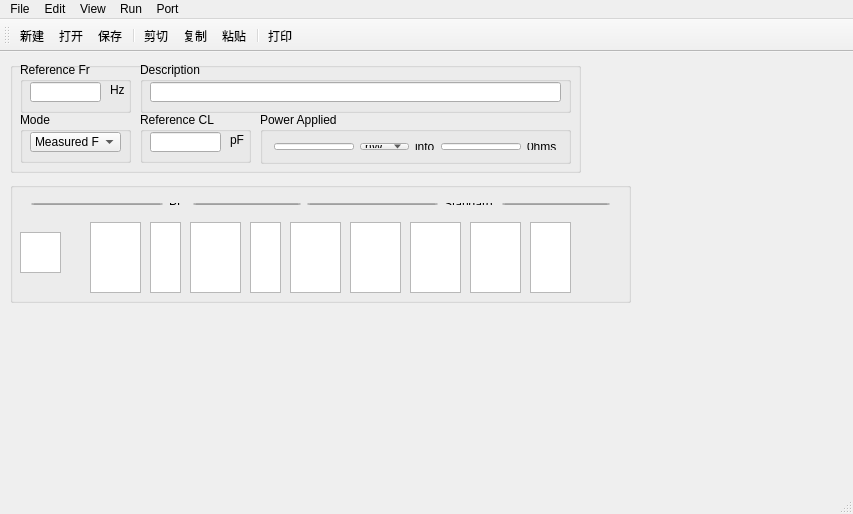
<?xml version="1.0" encoding="UTF-8"?>
<ui version="4.0">
 <class>MainWindow</class>
 <widget class="QMainWindow" name="MainWindow">
  <property name="geometry">
   <rect>
    <x>0</x>
    <y>0</y>
    <width>853</width>
    <height>514</height>
   </rect>
  </property>
  <property name="windowTitle">
   <string>MainWindow</string>
  </property>
  <widget class="QWidget" name="centralWidget">
   <widget class="QGroupBox" name="groupBox_7">
    <property name="geometry">
     <rect>
      <x>10</x>
      <y>130</y>
      <width>621</width>
      <height>121</height>
     </rect>
    </property>
    <property name="title">
     <string/>
    </property>
    <widget class="QWidget" name="layoutWidget">
     <property name="geometry">
      <rect>
       <x>10</x>
       <y>10</y>
       <width>601</width>
       <height>24</height>
      </rect>
     </property>
     <layout class="QHBoxLayout" name="horizontalLayout_7">
      <item>
       <widget class="QLineEdit" name="lineEdit_7">
        <property name="text">
         <string>Port A</string>
        </property>
        <property name="alignment">
         <set>Qt::AlignCenter</set>
        </property>
        <property name="readOnly">
         <bool>true</bool>
        </property>
       </widget>
      </item>
      <item>
       <layout class="QHBoxLayout" name="horizontalLayout_6">
        <item>
         <widget class="QLabel" name="label_12">
          <property name="text">
           <string>PL:</string>
          </property>
         </widget>
        </item>
        <item>
         <widget class="QLineEdit" name="lineEdit_8">
          <property name="text">
           <string>No Load</string>
          </property>
          <property name="alignment">
           <set>Qt::AlignCenter</set>
          </property>
          <property name="readOnly">
           <bool>true</bool>
          </property>
         </widget>
        </item>
       </layout>
      </item>
      <item>
       <widget class="QLineEdit" name="lineEdit_9">
        <property name="text">
         <string>12.5 0hm PI</string>
        </property>
        <property name="alignment">
         <set>Qt::AlignCenter</set>
        </property>
        <property name="readOnly">
         <bool>true</bool>
        </property>
       </widget>
      </item>
      <item>
       <layout class="QHBoxLayout" name="horizontalLayout_5">
        <item>
         <widget class="QLabel" name="label_11">
          <property name="text">
           <string>Standard:</string>
          </property>
         </widget>
        </item>
        <item>
         <widget class="QLineEdit" name="lineEdit_10">
          <property name="text">
           <string>Internal</string>
          </property>
          <property name="alignment">
           <set>Qt::AlignCenter</set>
          </property>
          <property name="readOnly">
           <bool>true</bool>
          </property>
         </widget>
        </item>
       </layout>
      </item>
     </layout>
    </widget>
    <widget class="QTextEdit" name="textEdit_10">
     <property name="geometry">
      <rect>
       <x>10</x>
       <y>50</y>
       <width>41</width>
       <height>41</height>
      </rect>
     </property>
     <property name="readOnly">
      <bool>true</bool>
     </property>
    </widget>
    <widget class="QTextEdit" name="textEdit_2">
     <property name="geometry">
      <rect>
       <x>140</x>
       <y>40</y>
       <width>31</width>
       <height>71</height>
      </rect>
     </property>
     <property name="readOnly">
      <bool>true</bool>
     </property>
    </widget>
    <widget class="QTextEdit" name="textEdit_4">
     <property name="geometry">
      <rect>
       <x>240</x>
       <y>40</y>
       <width>31</width>
       <height>71</height>
      </rect>
     </property>
     <property name="readOnly">
      <bool>true</bool>
     </property>
    </widget>
    <widget class="QTextEdit" name="textEdit_8">
     <property name="geometry">
      <rect>
       <x>460</x>
       <y>40</y>
       <width>51</width>
       <height>71</height>
      </rect>
     </property>
     <property name="readOnly">
      <bool>true</bool>
     </property>
    </widget>
    <widget class="QTextEdit" name="textEdit_7">
     <property name="geometry">
      <rect>
       <x>400</x>
       <y>40</y>
       <width>51</width>
       <height>71</height>
      </rect>
     </property>
     <property name="readOnly">
      <bool>true</bool>
     </property>
    </widget>
    <widget class="MyTextEdit" name="textEdit_3">
     <property name="geometry">
      <rect>
       <x>180</x>
       <y>40</y>
       <width>51</width>
       <height>71</height>
      </rect>
     </property>
     <property name="readOnly">
      <bool>true</bool>
     </property>
    </widget>
    <widget class="QTextEdit" name="textEdit_5">
     <property name="geometry">
      <rect>
       <x>280</x>
       <y>40</y>
       <width>51</width>
       <height>71</height>
      </rect>
     </property>
     <property name="readOnly">
      <bool>true</bool>
     </property>
    </widget>
    <widget class="QTextEdit" name="textEdit_6">
     <property name="geometry">
      <rect>
       <x>340</x>
       <y>40</y>
       <width>51</width>
       <height>71</height>
      </rect>
     </property>
     <property name="readOnly">
      <bool>true</bool>
     </property>
    </widget>
    <widget class="QTextEdit" name="textEdit_9">
     <property name="geometry">
      <rect>
       <x>520</x>
       <y>40</y>
       <width>41</width>
       <height>71</height>
      </rect>
     </property>
     <property name="readOnly">
      <bool>true</bool>
     </property>
    </widget>
    <widget class="MyTextEdit" name="textEdit">
     <property name="geometry">
      <rect>
       <x>80</x>
       <y>40</y>
       <width>51</width>
       <height>71</height>
      </rect>
     </property>
     <property name="readOnly">
      <bool>true</bool>
     </property>
    </widget>
   </widget>
   <widget class="QGroupBox" name="groupBox_6">
    <property name="geometry">
     <rect>
      <x>10</x>
      <y>10</y>
      <width>571</width>
      <height>111</height>
     </rect>
    </property>
    <property name="title">
     <string/>
    </property>
    <widget class="QGroupBox" name="groupBox_5">
     <property name="geometry">
      <rect>
       <x>130</x>
       <y>0</y>
       <width>431</width>
       <height>51</height>
      </rect>
     </property>
     <property name="title">
      <string>Description</string>
     </property>
     <widget class="QLineEdit" name="lineEdit_Desc">
      <property name="geometry">
       <rect>
        <x>10</x>
        <y>20</y>
        <width>411</width>
        <height>20</height>
       </rect>
      </property>
     </widget>
    </widget>
    <widget class="QGroupBox" name="groupBox_2">
     <property name="geometry">
      <rect>
       <x>130</x>
       <y>50</y>
       <width>111</width>
       <height>51</height>
      </rect>
     </property>
     <property name="title">
      <string>Reference CL</string>
     </property>
     <widget class="QLineEdit" name="lineEdit_77">
      <property name="geometry">
       <rect>
        <x>10</x>
        <y>20</y>
        <width>71</width>
        <height>20</height>
       </rect>
      </property>
     </widget>
     <widget class="QLabel" name="label_3">
      <property name="geometry">
       <rect>
        <x>90</x>
        <y>20</y>
        <width>21</width>
        <height>16</height>
       </rect>
      </property>
      <property name="text">
       <string>pF</string>
      </property>
     </widget>
    </widget>
    <widget class="QGroupBox" name="groupBox">
     <property name="geometry">
      <rect>
       <x>10</x>
       <y>0</y>
       <width>111</width>
       <height>51</height>
      </rect>
     </property>
     <property name="title">
      <string>Reference Fr</string>
     </property>
     <widget class="QLineEdit" name="lineEdit_Fr">
      <property name="geometry">
       <rect>
        <x>10</x>
        <y>20</y>
        <width>71</width>
        <height>20</height>
       </rect>
      </property>
     </widget>
     <widget class="QLabel" name="label">
      <property name="geometry">
       <rect>
        <x>90</x>
        <y>20</y>
        <width>21</width>
        <height>16</height>
       </rect>
      </property>
      <property name="text">
       <string>Hz</string>
      </property>
     </widget>
    </widget>
    <widget class="QGroupBox" name="groupBox_4">
     <property name="geometry">
      <rect>
       <x>250</x>
       <y>50</y>
       <width>311</width>
       <height>52</height>
      </rect>
     </property>
     <property name="title">
      <string>Power Applied</string>
     </property>
     <layout class="QHBoxLayout" name="horizontalLayout">
      <item>
       <widget class="QLineEdit" name="lineEdit_78"/>
      </item>
      <item>
       <widget class="QComboBox" name="comboBox_2">
        <item>
         <property name="text">
          <string>nW</string>
         </property>
        </item>
       </widget>
      </item>
      <item>
       <widget class="QLabel" name="label_13">
        <property name="text">
         <string>into</string>
        </property>
       </widget>
      </item>
      <item>
       <widget class="QLineEdit" name="lineEdit_79"/>
      </item>
      <item>
       <widget class="QLabel" name="label_14">
        <property name="text">
         <string>0hms</string>
        </property>
       </widget>
      </item>
     </layout>
    </widget>
    <widget class="QGroupBox" name="groupBox_3">
     <property name="geometry">
      <rect>
       <x>10</x>
       <y>50</y>
       <width>111</width>
       <height>51</height>
      </rect>
     </property>
     <property name="title">
      <string>Mode</string>
     </property>
     <widget class="QComboBox" name="comboBox">
      <property name="geometry">
       <rect>
        <x>10</x>
        <y>20</y>
        <width>91</width>
        <height>20</height>
       </rect>
      </property>
      <item>
       <property name="text">
        <string>Measured FL</string>
       </property>
      </item>
     </widget>
    </widget>
   </widget>
  </widget>
  <widget class="QMenuBar" name="menuBar">
   <property name="geometry">
    <rect>
     <x>0</x>
     <y>0</y>
     <width>853</width>
     <height>23</height>
    </rect>
   </property>
   <widget class="QMenu" name="menuFile">
    <property name="title">
     <string>File</string>
    </property>
   </widget>
   <widget class="QMenu" name="menuEdit">
    <property name="title">
     <string>Edit</string>
    </property>
   </widget>
   <widget class="QMenu" name="menuView">
    <property name="title">
     <string>View</string>
    </property>
   </widget>
   <widget class="QMenu" name="menuRun">
    <property name="title">
     <string>Run</string>
    </property>
   </widget>
   <widget class="QMenu" name="menuPort">
    <property name="title">
     <string>Port</string>
    </property>
   </widget>
   <addaction name="menuFile"/>
   <addaction name="menuEdit"/>
   <addaction name="menuView"/>
   <addaction name="menuRun"/>
   <addaction name="menuPort"/>
  </widget>
  <widget class="QToolBar" name="mainToolBar">
   <attribute name="toolBarArea">
    <enum>TopToolBarArea</enum>
   </attribute>
   <attribute name="toolBarBreak">
    <bool>false</bool>
   </attribute>
   <addaction name="actionNew"/>
   <addaction name="actionOpen"/>
   <addaction name="actionSave"/>
   <addaction name="separator"/>
   <addaction name="actionCut"/>
   <addaction name="actionCopy"/>
   <addaction name="actionPaste"/>
   <addaction name="separator"/>
   <addaction name="actionPrint"/>
  </widget>
  <widget class="QStatusBar" name="statusBar"/>
  <action name="actionNew">
   <property name="icon">
    <iconset resource="na250b.qrc">
     <normaloff>:/icons/new</normaloff>:/icons/new</iconset>
   </property>
   <property name="text">
    <string>新建</string>
   </property>
   <property name="toolTip">
    <string>新建</string>
   </property>
   <property name="shortcut">
    <string>Ctrl+N</string>
   </property>
  </action>
  <action name="actionOpen">
   <property name="icon">
    <iconset resource="na250b.qrc">
     <normaloff>:/icons/openfile</normaloff>:/icons/openfile</iconset>
   </property>
   <property name="text">
    <string>打开</string>
   </property>
   <property name="toolTip">
    <string>打开</string>
   </property>
   <property name="shortcut">
    <string>Ctrl+O</string>
   </property>
  </action>
  <action name="actionSave">
   <property name="checkable">
    <bool>false</bool>
   </property>
   <property name="icon">
    <iconset resource="na250b.qrc">
     <normaloff>:/icons/saveas</normaloff>:/icons/saveas</iconset>
   </property>
   <property name="text">
    <string>保存</string>
   </property>
   <property name="toolTip">
    <string>保存</string>
   </property>
  </action>
  <action name="actionCut">
   <property name="checkable">
    <bool>false</bool>
   </property>
   <property name="icon">
    <iconset resource="na250b.qrc">
     <normaloff>:/icons/cut</normaloff>:/icons/cut</iconset>
   </property>
   <property name="text">
    <string>剪切</string>
   </property>
   <property name="toolTip">
    <string>剪切</string>
   </property>
  </action>
  <action name="actionCopy">
   <property name="checkable">
    <bool>false</bool>
   </property>
   <property name="icon">
    <iconset resource="na250b.qrc">
     <normaloff>:/icons/copy</normaloff>:/icons/copy</iconset>
   </property>
   <property name="text">
    <string>复制</string>
   </property>
   <property name="toolTip">
    <string>复制</string>
   </property>
  </action>
  <action name="actionPaste">
   <property name="icon">
    <iconset resource="na250b.qrc">
     <normaloff>:/icons/paste</normaloff>:/icons/paste</iconset>
   </property>
   <property name="text">
    <string>粘贴</string>
   </property>
   <property name="toolTip">
    <string>粘贴</string>
   </property>
  </action>
  <action name="actionPrint">
   <property name="icon">
    <iconset resource="na250b.qrc">
     <normaloff>:/icons/printer</normaloff>:/icons/printer</iconset>
   </property>
   <property name="text">
    <string>打印</string>
   </property>
   <property name="toolTip">
    <string>打印</string>
   </property>
  </action>
 </widget>
 <layoutdefault spacing="6" margin="11"/>
 <customwidgets>
  <customwidget>
   <class>MyTextEdit</class>
   <extends>QTextEdit</extends>
   <header location="global">mytextedit.h</header>
  </customwidget>
 </customwidgets>
 <resources>
  <include location="na250b.qrc"/>
 </resources>
 <connections/>
</ui>
